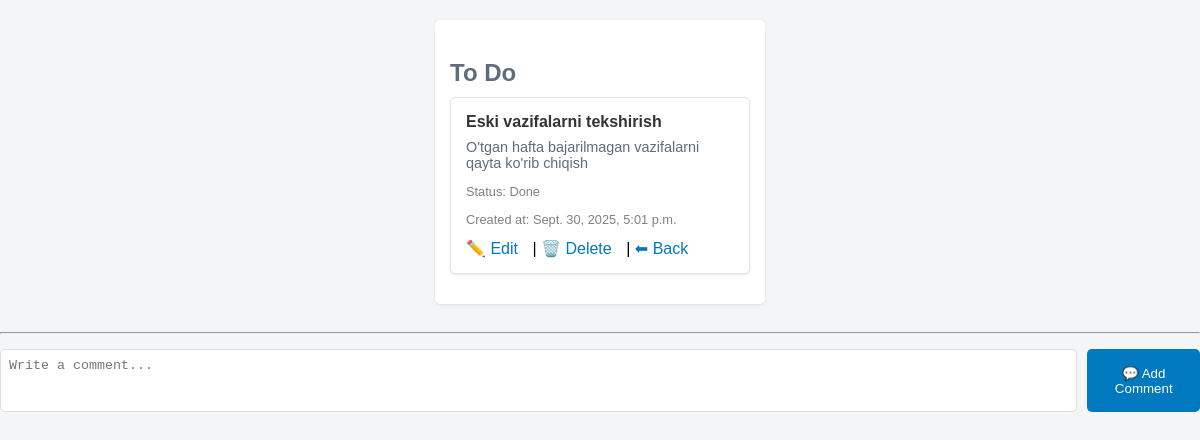
The page /detail/4/ on the database as committed earlier.
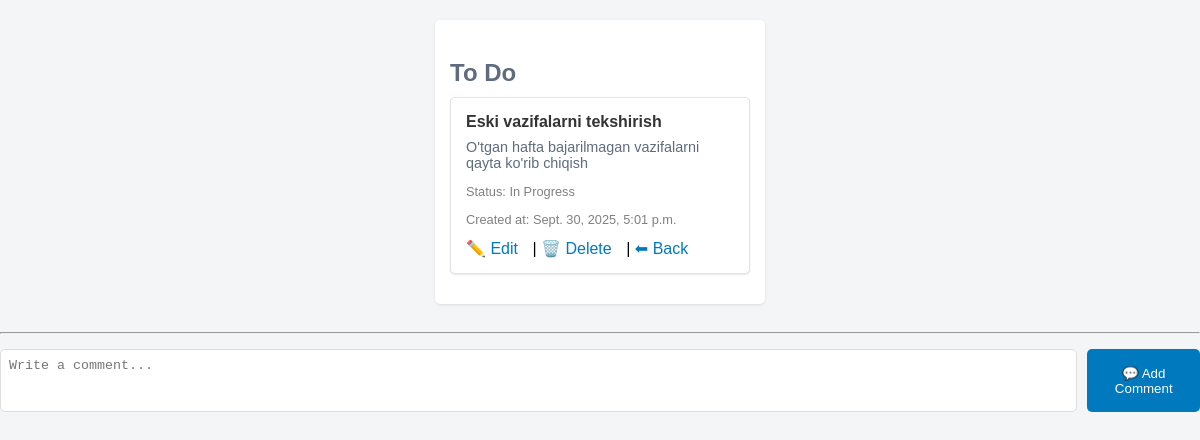
The same page on the database as committed later.
### task_app/models.py (models this page shows, shortened)
class Task(models.Model):
    title = models.CharField(max_length=255)
    desc = models.TextField(blank=True, null=True)  # Make desc optional
    position = models.PositiveIntegerField(default=1)
    created_at = models.DateTimeField(auto_now_add=True)
    STATUS_CHOICES = [
        ('todo', 'To Do'),
        ('progress', 'In Progress'),
        ('done', 'Done')
    ]
    status = models.CharField(
        max_length=10,  # 'todo', 'progress', or 'done' will fit here
        choices=STATUS_CHOICES,
        default='todo'
    )
    PRIORITY_CHOICES = [
        ('low', 'Low'),
        ('medium', 'Medium'),
        ('high', 'High')
    ]
    priority = models.CharField(
        max_length=6,  # 'Low', 'Medium', or 'High' will fit here
        choices=PRIORITY_CHOICES,
        default='low'  # Default to 'Medium'
    )
    tags = models.ManyToManyField('Tag', blank=True)
    owner = models.ForeignKey(User, on_delete=models.CASCADE)
    assignee = models.ForeignKey(
        User,
        related_name='assigned_tasks',
        on_delete=models.SET_NULL,
        null=True,
        blank=True
    )
    class Meta:
        ordering = ['created_at']  # Optionally, you can order by creation date

### task_app/views.py (the view)
# urls.py: path('detail/<int:task_id>/', task_detail, name='task_detail'),
def task_detail(request, task_id):
    task = Task.objects.get(id=task_id)
    return render(request, 'task_detail.html', {'task': task, 'comments': task.comments.all()})

### task_app/templates/task_detail.html (shortened to what this page needs)
<!DOCTYPE html>
<html lang="en">
<head>
</head>
<body>
    <div class="board-container">
        <div class="column">
            <h3>To Do</h3>
            <div class="task-card" id="task-{{ task.id }}">
                <div class="task-title">{{ task.title }}</div>
                <div class="task-desc">{{ task.desc }}</div>
                <div class="task-meta">
                    <p>Status: {{ task.get_status_display }}</p>
                    <p>Created at: {{ task.created_at }}</p>
                </div>
                <div class="task-actions">
                    <a href="{% url 'task_edit' task.id %}">✏️ Edit</a> |
                    <a href="{% url 'task_delete' task.id %}">🗑️ Delete</a> |
                    <a href="{% url 'task_list_or_create' %}">⬅ Back</a>
                </div>
            </div>
        </div>
    </div>
    <hr>
    <div class="add-comment-box">
        <textarea id="comment-text" rows="3" placeholder="Write a comment..."></textarea>
        <button onclick="addComment()">💬 Add Comment</button>
    </div>
</body>
</html>

Rows that differ between the two databases and show on the page:
changed Task "Eski vazifalarni tekshirish": status "Done" → "In Progress"
